Frame 1 (no input): blank canvas, image omitted
Frame 60 (no input): blank canvas, image omitted
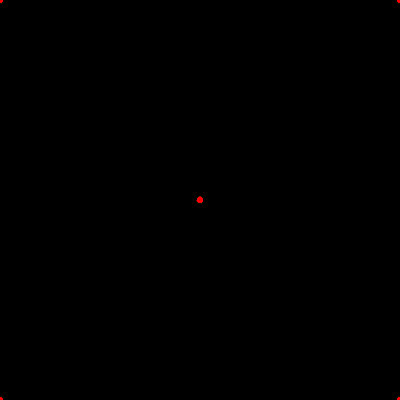
Frame 120 (the mouse pressed at the canvas centre since frame 60)

The p5.js sketch whose frames 1 and 60 were blank and that drew this single picture after the mouse press (run headless with seeded random() and noise() and a simulated clock; from frame 60 on, the mouse is pressed at the canvas centre):

// p5.js sketch
// ── sketch.js
penSize = 5;
slices = 8;
angleSlice = 0
tW = 0;
tH = 0;

function setup() {
  createCanvas(400, 400);
  tW = width /2;
  tH = height / 2;
  background(0);
  angleMode(DEGREES);
  angleSlice = floor(360 / slices);
  colorMode(HSB);
}

function draw() {
  
  let a = width;
  
  let d = dist(mouseX, mouseY, tW, tH);
  let hue = map(d, 0, 200, 0, 360);
  
  stroke(hue, 100, 100, 0.1);
  fill(hue, 100, 100, 0.1);
  
  for(let i = 0; i <= 360; i += angleSlice) {
    push();
      translate(tW, tH);
      rotate(i);
      translate(-tW, -tH);
      circle(mouseX, mouseY, penSize);
    pop();
  }
  


}
